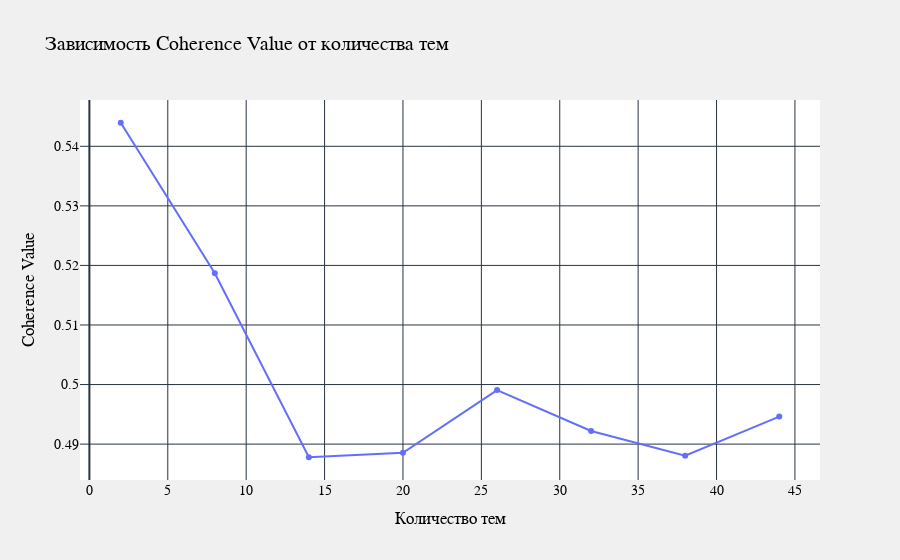

Here is the notebook cell this chart was saved with:
### Code cell
fig = go.Figure(
    go.Scatter(x=num_topics, y=coherence_values, mode='lines+markers', name='Coherence Value')
)

fig.update_layout(
    title='Зависимость Coherence Value от количества тем',
    xaxis_title='Количество тем',
    yaxis_title='Coherence Value',
    plot_bgcolor='rgba(255,255,255,1)',
    paper_bgcolor='rgba(240,240,240,1)',
    font=dict(
        family="Arial, sans-serif",
        size=14,
        color="black"
    ),
)

fig.show()

### Figure 1 — Plotly figure (JSON) as saved in the notebook; plotly's stock layout.template omitted (floating-point values rounded to 4 significant figures)
{"data": [{"mode": "lines+markers", "name": "Coherence Value", "x": [2, 8, 14, 20, 26, 32, 38, 44], "y": [0.544, 0.5187, 0.4878, 0.4885, 0.4991, 0.4922, 0.4881, 0.4946], "type": "scatter"}], "layout": {"font": {"family": "Arial, sans-serif", "size": 14, "color": "black"}, "title": {"text": "Зависимость Coherence Value от количества тем"}, "xaxis": {"title": {"text": "Количество тем"}}, "yaxis": {"title": {"text": "Coherence Value"}}, "plot_bgcolor": "rgba(255,255,255,1)", "paper_bgcolor": "rgba(240,240,240,1)"}}
